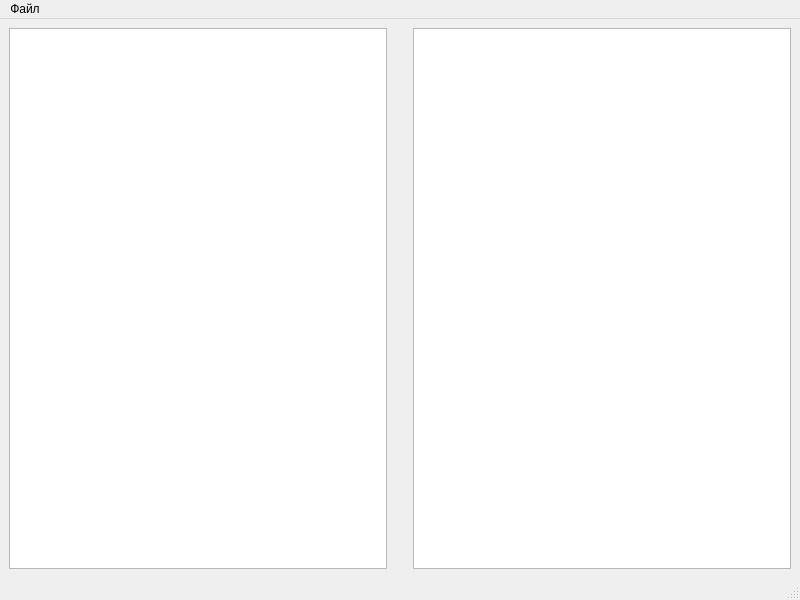
<?xml version="1.0" encoding="UTF-8"?>
<ui version="4.0">
 <class>MainWindow</class>
 <widget class="QMainWindow" name="MainWindow">
  <property name="geometry">
   <rect>
    <x>0</x>
    <y>0</y>
    <width>800</width>
    <height>600</height>
   </rect>
  </property>
  <property name="windowTitle">
   <string>OffTime</string>
  </property>
  <widget class="QWidget" name="centralwidget">
   <layout class="QHBoxLayout" name="horizontalLayout">
    <item>
     <widget class="QTreeView" name="treeView">
      <property name="minimumSize">
       <size>
        <width>300</width>
        <height>0</height>
       </size>
      </property>
      <attribute name="headerShowSortIndicator" stdset="0">
       <bool>true</bool>
      </attribute>
     </widget>
    </item>
    <item>
     <spacer name="verticalSpacer">
      <property name="orientation">
       <enum>Qt::Vertical</enum>
      </property>
      <property name="sizeHint" stdset="0">
       <size>
        <width>20</width>
        <height>40</height>
       </size>
      </property>
     </spacer>
    </item>
    <item>
     <widget class="QTableView" name="tableView"/>
    </item>
    <item>
     <layout class="QHBoxLayout" name="horizontalLayout_2"/>
    </item>
   </layout>
  </widget>
  <widget class="QMenuBar" name="menubar">
   <property name="geometry">
    <rect>
     <x>0</x>
     <y>0</y>
     <width>800</width>
     <height>30</height>
    </rect>
   </property>
   <widget class="QMenu" name="menu">
    <property name="title">
     <string>Файл</string>
    </property>
   </widget>
   <addaction name="menu"/>
  </widget>
  <widget class="QStatusBar" name="statusbar"/>
 </widget>
 <resources/>
 <connections/>
</ui>
